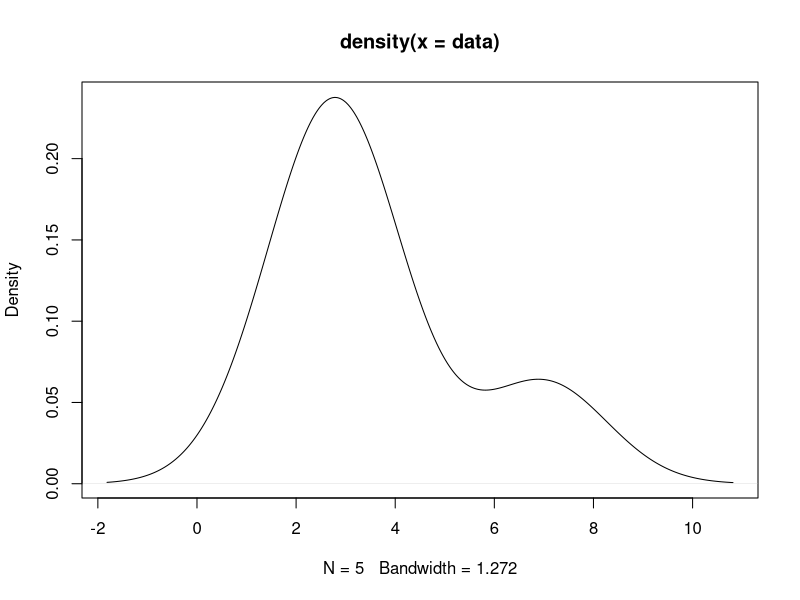
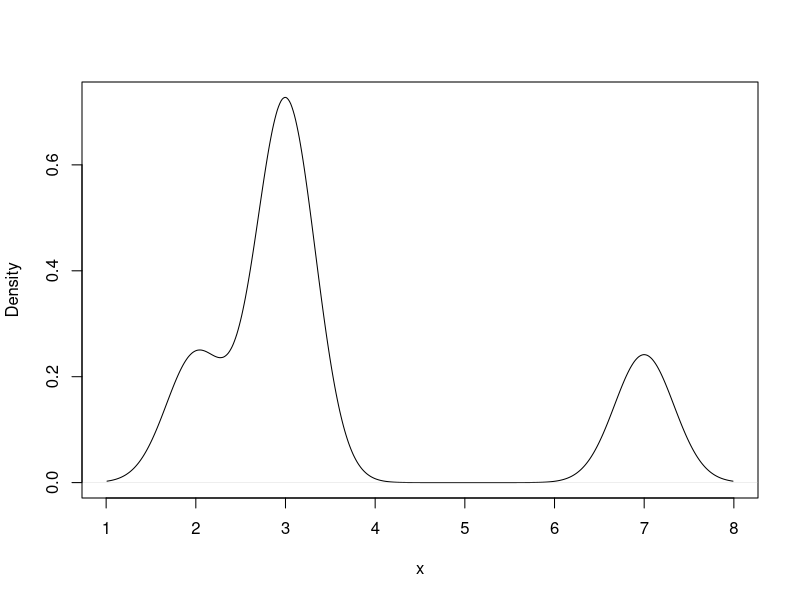
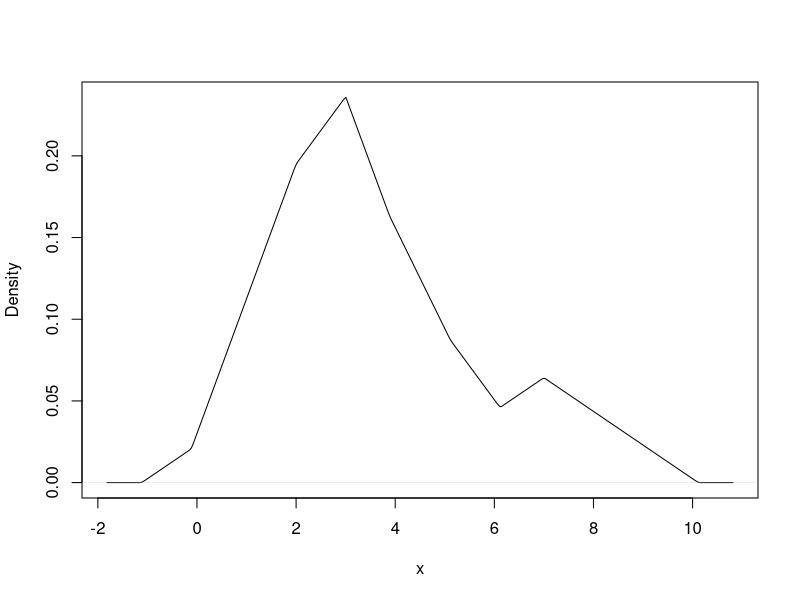
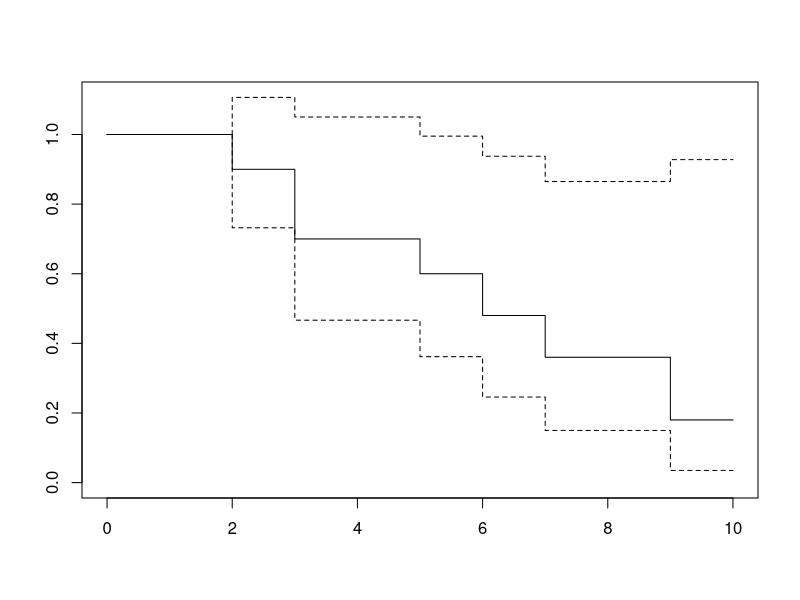
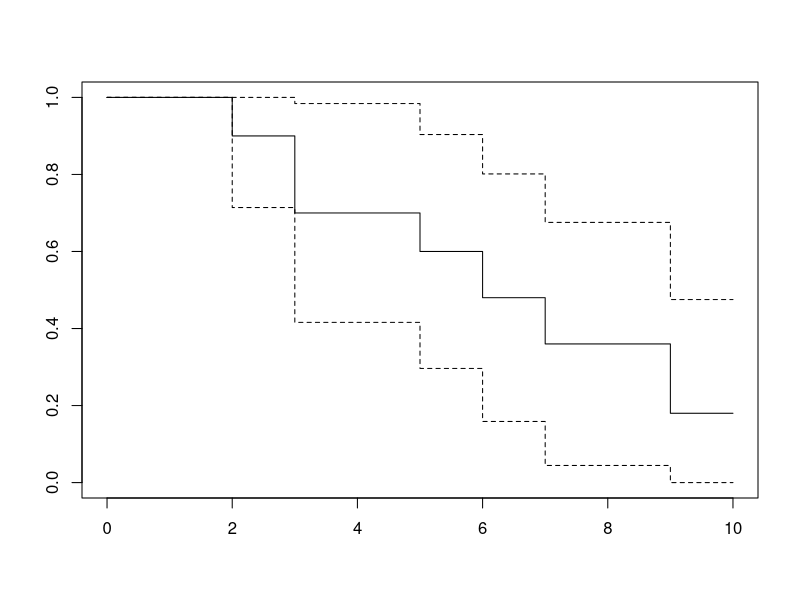

The R script that drew these images, in order:
#################################################################################################
# SoA Exam C # 3
data <- c(2,3,3,3,7)    # c(.) means "concatenate"
plot(density(data))     # visualize the results, "density" calculates the kernel density function
# calculate the kernel density estimate at 2.5
density(data, kernel = "triangular", bw=2/sqrt(6),from=2.5,to=2.5, n=1)
# in R, "bw" is the standard deviation of the kernel
# for example, specifying a uniform (or "rectangular") over [-1,1], the variance
# is (1- (-1))^2/12 = 4/12 = 1/3, so if we want b=2, specify bw=2/sqrt(3)
# check that the standard deviation for the triangular kernel is 1/sqrt(6)
# So, if we want b=2, specify bw=2/sqrt(6)

# Just for fun, try out these examples
plot(density(data, bw=.33), main="", xlab="x")                # Change the bandwidth
plot(density(data, kernel = "triangular"), main="", xlab="x") # Change the kernel
#################################################################################################
# SoA Exam C # 46
library(survival)
data <- c(2,3,3,5,5,6,7,7,9,10)
status <- c(1,1,1,1,0,1,1,0,1,0)
(SurvObject <- Surv(data, status,type="right"))              # create a survival object
(surv.fit <- survfit(SurvObject ~ 1,type="kaplan-meier"))    # calculates the survival curve
rbind(surv.fit$time, surv.fit$surv)                          # gives the curve for these time points
#  This problem wants the survival curve at 8. Because the product-limit estimate is constant 
#  between observations, the value at 8 is found from the curve at 7, which is 0.36.

# Just for fun, you can visualize the curve
plot(survfit(SurvObject ~ 1, type="kaplan-meier", conf.int=FALSE))
plot(survfit(SurvObject ~ 1, type="kaplan-meier", conf.type="plain"))

# Try doing it with the "fleming-harrington"-Nelson-Aalen estimate of the cumulative hazard
(survFH.fit <- survfit(SurvObject ~ 1,type="fleming-harrington"))    # calculates the survival curve
rbind(survFH.fit$time, survFH.fit$surv)                          # gives the curve for these time points

#################################################################################################
# SoA Exam C # 252
library(survival)
data <- c(4,4,5,5,5,8,10,10,12,15)
status <- c(1,1,0,0,0,1,0,0,1,1)
(SurvObject <- Surv(data, status,type="right"))              # create a survival object
(surv.fit <- survfit(SurvObject ~ 1,type="kaplan-meier"))    # calculates the survival curve
Greenwood.Var <- (surv.fit$surv*surv.fit$std.err)^2
rbind(surv.fit$time, surv.fit$surv,Greenwood.Var)            # gives the curve for these time points

# Just for fun, here is the "fleming-harrington"-Nelson-Aalen estimate of the cumulative hazard
(survFH.fit <- survfit(SurvObject ~ 1,type="fleming-harrington"))    # calculates the survival curve
rbind(survFH.fit$time, survFH.fit$surv)  
